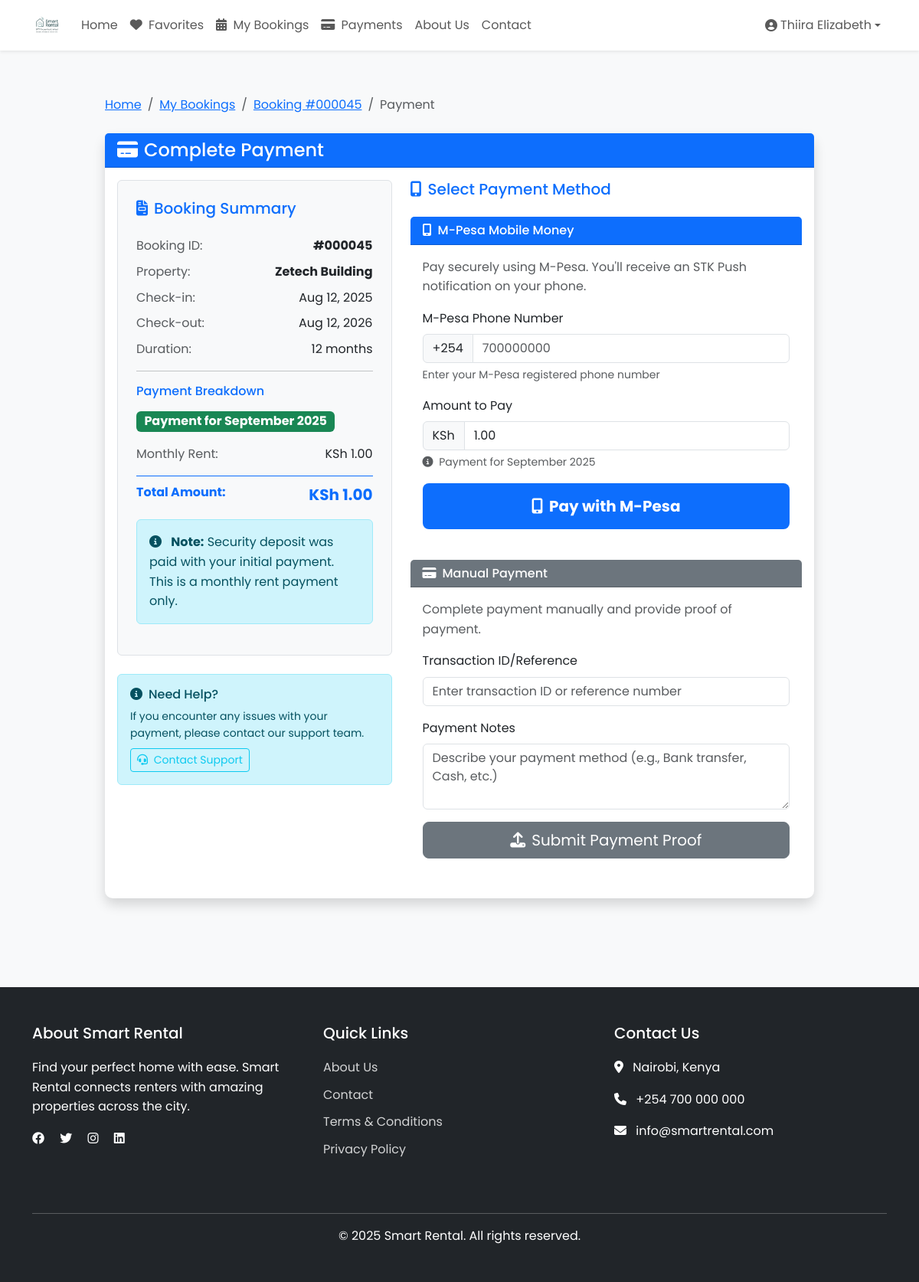
Screenshot of /smart_rental/booking_payment.php?id=45 (signed in) with the database file from the repository.
### tables this page shows
CREATE TABLE `rental_bookings` (
  `id` int(30) NOT NULL,
  `house_id` int(30) NOT NULL,
  `monthly_rent` decimal(15,2) NOT NULL,
  `landlord_id` int(30) NOT NULL,
  `user_id` int(30) NOT NULL,
  `start_date` date NOT NULL,
  `check_in_time` time DEFAULT NULL,
  `end_date` date NOT NULL,
  `check_out_time` time DEFAULT NULL,
  `special_requests` text DEFAULT NULL,
  `last_payment_date` date DEFAULT NULL,
  `next_payment_due` date DEFAULT NULL,
  `security_deposit` decimal(15,2) DEFAULT 0.00,
  `payment_status` enum('pending','partial','paid','refunded','cancelled') NOT NULL DEFAULT 'pending',
  `payment_method` varchar(50) DEFAULT NULL,
  `payment_reference` varchar(100) DEFAULT NULL,
  `status` enum('pending','confirmed','cancelled','completed','active') NOT NULL DEFAULT 'pending',
  `cancellation_reason` text DEFAULT NULL,
  `cancelled_by` enum('tenant','landlord','system') DEFAULT NULL,
  `documents` text DEFAULT NULL COMMENT 'JSON array of document paths',
  `created_at` timestamp NOT NULL DEFAULT current_timestamp(),
  `updated_at` timestamp NOT NULL DEFAULT current_timestamp() ON UPDATE current_timestamp()
);

CREATE TABLE `houses` (
  `id` int(30) NOT NULL,
  `landlord_id` int(30) NOT NULL,
  `house_no` varchar(50) NOT NULL,
  `category_id` int(30) NOT NULL,
  `description` text NOT NULL,
  `location` varchar(255) DEFAULT NULL,
  `city` varchar(100) DEFAULT NULL,
  `state` varchar(100) DEFAULT NULL,
  `country` varchar(100) DEFAULT NULL,
  `latitude` decimal(10,8) DEFAULT NULL,
  `longitude` decimal(11,8) DEFAULT NULL,
  `price` double NOT NULL,
  `security_deposit` decimal(10,2) DEFAULT NULL,
  `min_rental_period` int(11) DEFAULT 1 COMMENT 'In months',
  `max_rental_period` int(11) DEFAULT 12 COMMENT 'In months',
  `advance_rent_months` int(11) DEFAULT 1 COMMENT 'Number of months rent to pay in advance',
  `payment_cycle` enum('monthly','quarterly','annually') NOT NULL DEFAULT 'monthly',
  `late_fee_percentage` decimal(5,2) DEFAULT 5.00,
  `bedrooms` int(11) DEFAULT 0,
  `bathrooms` int(11) DEFAULT 0,
  `area` decimal(10,2) DEFAULT NULL,
  `image` varchar(255) DEFAULT NULL,
  `main_image` varchar(255) DEFAULT NULL,
  `featured` tinyint(1) DEFAULT 0,
  `status` tinyint(1) DEFAULT 1,
  `created_at` timestamp NOT NULL DEFAULT current_timestamp(),
  `updated_at` timestamp NOT NULL DEFAULT current_timestamp() ON UPDATE current_timestamp(),
  `address` text DEFAULT NULL,
  `total_units` int(11) NOT NULL DEFAULT 1,
  `available_units` int(11) NOT NULL DEFAULT 1
);

CREATE TABLE `monthly_rent_payments` (
  `id` int(11) NOT NULL,
  `booking_id` int(11) NOT NULL,
  `month` date NOT NULL COMMENT 'First day of the month (YYYY-MM-01)',
  `amount` decimal(15,2) NOT NULL,
  `status` enum('paid','unpaid','overdue') NOT NULL DEFAULT 'unpaid',
  `payment_type` varchar(50) DEFAULT 'monthly_rent',
  `is_first_payment` tinyint(1) DEFAULT 0,
  `security_deposit_amount` decimal(15,2) DEFAULT 0.00,
  `monthly_rent_amount` decimal(15,2) DEFAULT 0.00,
  `payment_date` datetime DEFAULT NULL,
  `payment_method` varchar(50) DEFAULT NULL,
  `transaction_id` varchar(255) DEFAULT NULL,
  `mpesa_receipt_number` varchar(50) DEFAULT NULL,
  `notes` text DEFAULT NULL,
  `created_at` timestamp NOT NULL DEFAULT current_timestamp(),
  `updated_at` timestamp NOT NULL DEFAULT current_timestamp() ON UPDATE current_timestamp()
);

### smart_rental/booking_payment.php (the view, shortened to what the rows shown need)
<?php
require_once '../config/db.php';
require_once 'controllers/BookingController.php';
$bookingId = filter_input(INPUT_GET, 'id', FILTER_VALIDATE_INT);
$bookingController = new BookingController($conn);
try {
    $booking = $bookingController->getBookingDetails($bookingId);
} catch (Exception $e) {
    error_log("Error in booking_payment.php: " . $e->getMessage());
    $_SESSION['error'] = $e->getMessage();
    header('Location: my_bookings.php');
    exit();
}
require_once 'includes/payment_tracking_helper.php';
$additionalFees = $booking['additional_fees'] ?? 0;
$monthlyRent = floatval($booking['monthly_rent']);
require_once __DIR__ . '/monthly_payment_tracker.php';
$tracker = new MonthlyPaymentTracker($conn);
$nextPaymentDue = $tracker->getNextPaymentDue($bookingId);
if ($nextPaymentDue) {
    $totalAmount = $nextPaymentDue['amount'] + $additionalFees;
    $monthlyPayments = $tracker->getMonthlyPayments($bookingId);
    $hasAnyPaidPayments = false;
    foreach ($monthlyPayments as $payment) {
        if ($payment['status'] === 'paid') {
            $hasAnyPaidPayments = true;
            break;
        }
    }
    if ($hasAnyPaidPayments) {
        $paymentType = 'monthly_payment';
        $paymentDescription = 'Payment for ' . date('F Y', strtotime($nextPaymentDue['month']));
    } else {
        $paymentType = 'initial';
        $paymentDescription = 'Initial payment (first month + security deposit) for ' . date('F Y', strtotime($nextPaymentDue['month']));
        error_log("Initial payment due: " . date('F Y', strtotime($nextPaymentDue['month'])) . " - Amount: $totalAmount");
    }
} else {
    $totalAmount = 0;
    $paymentType = 'completed';
    $paymentDescription = 'All payments completed';
    error_log("All payments completed - no next payment due");
    error_log("Payment type set to: $paymentType");
}
include 'includes/header.php';
?>
<div class="container py-5">
    <div class="row justify-content-center">
        <div class="col-lg-10">
            <div class="card shadow">
                <div class="card-body">
                    <div class="row">
                        <div class="col-md-5">
                            <div class="booking-summary p-4 border rounded bg-light">
                                <div class="d-flex justify-content-between mb-2">
                                    <span class="text-muted">Booking ID:</span>
                                    <span class="fw-bold">#<?php echo str_pad($booking['id'], 6, '0', STR_PAD_LEFT); ?></span>
                                </div>
                                <div class="d-flex justify-content-between mb-2">
                                    <span class="text-muted">Property:</span>
                                    <span class="fw-bold"><?php echo htmlspecialchars($booking['house_no']); ?></span>
                                </div>
                                <div class="d-flex justify-content-between mb-2">
                                    <span class="text-muted">Check-in:</span>
                                    <span><?php echo date('M d, Y', strtotime($booking['start_date'])); ?></span>
                                </div>
                                <div class="d-flex justify-content-between mb-2">
                                    <span class="text-muted">Check-out:</span>
                                    <span><?php echo date('M d, Y', strtotime($booking['end_date'])); ?></span>
                                </div>
                                <div class="mb-3">
                                    <span class="badge bg-<?php echo $paymentType === 'initial_payment' ? 'warning' : 'success'; ?> fs-6">
                                        <?php echo $paymentDescription; ?>
                                    </span>
                                </div>
                                <div class="d-flex justify-content-between mb-2">
                                    <span class="text-muted">Monthly Rent:</span>
                                    <span>KSh <?php echo number_format($monthlyRent, 2); ?></span>
                                </div>
                                <div class="d-flex justify-content-between fw-bold mt-3 pt-2 border-top border-primary">
                                    <span class="text-primary">Total Amount:</span>
                                    <span class="text-primary fs-5">KSh <?php echo number_format($totalAmount, 2); ?></span>
                                </div>
                            </div>
                        </div>
                        <div class="col-md-7">
                            <div class="payment-methods">
                                <div class="card mb-4 border-primary">
                                    <div class="card-body">
                                        <form id="mpesaPaymentForm">
                                            <div class="mb-3">
                                                <label class="form-label">Amount to Pay</label>
                                                <div class="input-group">
                                                    <span class="input-group-text">KSh</span>
                                                    <input type="text" class="form-control" id="paymentAmount"
                                                           value="<?php echo number_format($totalAmount, 2); ?>"
                                                           readonly>
                                                </div>
                                                <div class="form-text">
                                                    <i class="fas fa-info-circle me-1"></i>
                                                    <?php echo $paymentDescription; ?>
                                                </div>
                                            </div>
                                        </form>
                                    </div>
                                </div>
                            </div>
                        </div>
                    </div>
                </div>
            </div>
        </div>
    </div>
</div>
<?php include 'includes/footer.php'; ?>

### rows the page displays
rental_bookings: id "000045", house.house_no "Zetech Building", start_date "Aug 12, 2025", end_date "Aug 12, 2026", monthly_rent "1.00"
monthly_rent_payments: month "Payment for September 2025", amount "1.00"

### other values shown
$_SESSION['user_name'] "Thiira Elizabeth"
str_pad($bookingId, 6, '0', STR_PAD_LEFT) "000045"
$booking['rental_period'] "12"
